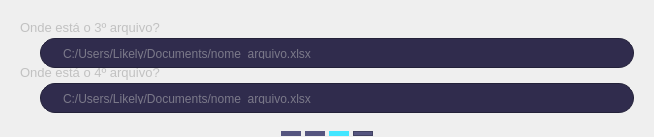
                   <widget class="QWidget" name="page_11">
                    <layout class="QVBoxLayout" name="verticalLayout_20">
                     <property name="spacing">
                      <number>0</number>
                     </property>
                     <property name="leftMargin">
                      <number>0</number>
                     </property>
                     <property name="topMargin">
                      <number>0</number>
                     </property>
                     <property name="rightMargin">
                      <number>0</number>
                     </property>
                     <property name="bottomMargin">
                      <number>0</number>
                     </property>
                     <item>
                      <layout class="QGridLayout" name="gridLayout_34">
                       <property name="leftMargin">
                        <number>20</number>
                       </property>
                       <property name="topMargin">
                        <number>20</number>
                       </property>
                       <property name="rightMargin">
                        <number>20</number>
                       </property>
                       <property name="bottomMargin">
                        <number>20</number>
                       </property>
                       <item row="3" column="1" colspan="2">
                        <widget class="QLineEdit" name="lineEdit_14">
                         <property name="minimumSize">
                          <size>
                           <width>350</width>
                           <height>30</height>
                          </size>
                         </property>
                         <property name="maximumSize">
                          <size>
                           <width>16777215</width>
                           <height>23</height>
                          </size>
                         </property>
                         <property name="toolTip">
                          <string>&lt;html&gt;&lt;head/&gt;&lt;body&gt;&lt;p&gt;&lt;span style=&quot; color:#393939;&quot;&gt;Caminho do arquivo&lt;/span&gt;&lt;/p&gt;&lt;/body&gt;&lt;/html&gt;</string>
                         </property>
                         <property name="statusTip">
                          <string/>
                         </property>
                         <property name="styleSheet">
                          <string notr="true">QLineEdit {
	background-color: rgb(48, 44, 77);
	color: rgb(197, 197, 197);
	border: 1px solid rgb(35, 33, 57);
	border-radius: 15px;
	padding: 20px;
}
QLineEdit:hover {
	background-color: rgb(67, 62, 108);
	border: 1px solid rgb(188, 188, 188);
	color: rgb(197, 197, 197);
}
QLineEdit:focus {
	background-color: rgb(48, 44, 77);
	color: rgb(182, 182, 182);
	border: 1px solid rgb(67, 230, 255);
}
</string>
                         </property>
                         <property name="placeholderText">
                          <string>C:/Users/Likely/Documents/nome_arquivo.xlsx</string>
                         </property>
                        </widget>
                       </item>
                       <item row="1" column="0">
                        <spacer name="horizontalSpacer_36">
                         <property name="orientation">
                          <enum>Qt::Horizontal</enum>
                         </property>
                         <property name="sizeType">
                          <enum>QSizePolicy::Fixed</enum>
                         </property>
                         <property name="sizeHint" stdset="0">
                          <size>
                           <width>20</width>
                           <height>20</height>
                          </size>
                         </property>
                        </spacer>
                       </item>
                       <item row="0" column="0" colspan="3">
                        <widget class="QLabel" name="label_51">
                         <property name="font">
                          <font>
                           <family>Segoe UI</family>
                           <pointsize>10</pointsize>
                          </font>
                         </property>
                         <property name="styleSheet">
                          <string notr="true">color: rgb(193, 193, 193);
background-color: none;</string>
                         </property>
                         <property name="text">
                          <string>&lt;html&gt;&lt;head/&gt;&lt;body&gt;&lt;p&gt;Onde está o 3º arquivo?&lt;/p&gt;&lt;/body&gt;&lt;/html&gt;</string>
                         </property>
                        </widget>
                       </item>
                       <item row="1" column="1" colspan="2">
                        <widget class="QLineEdit" name="lineEdit_15">
                         <property name="minimumSize">
                          <size>
                           <width>350</width>
                           <height>30</height>
                          </size>
                         </property>
                         <property name="maximumSize">
                          <size>
                           <width>16777215</width>
                           <height>23</height>
                          </size>
                         </property>
                         <property name="toolTip">
                          <string>&lt;html&gt;&lt;head/&gt;&lt;body&gt;&lt;p&gt;&lt;span style=&quot; color:#393939;&quot;&gt;Caminho do arquivo&lt;/span&gt;&lt;/p&gt;&lt;/body&gt;&lt;/html&gt;</string>
                         </property>
                         <property name="statusTip">
                          <string/>
                         </property>
                         <property name="styleSheet">
                          <string notr="true">QLineEdit {
	background-color: rgb(48, 44, 77);
	color: rgb(197, 197, 197);
	border: 1px solid rgb(35, 33, 57);
	border-radius: 15px;
	padding: 20px;
}
QLineEdit:hover {
	background-color: rgb(67, 62, 108);
	border: 1px solid rgb(188, 188, 188);
	color: rgb(197, 197, 197);
}
QLineEdit:focus {
	background-color: rgb(48, 44, 77);
	color: rgb(182, 182, 182);
	border: 1px solid rgb(67, 230, 255);
}
</string>
                         </property>
                         <property name="placeholderText">
                          <string>C:/Users/Likely/Documents/nome_arquivo.xlsx</string>
                         </property>
                        </widget>
                       </item>
                       <item row="2" column="0" colspan="3">
                        <widget class="QLabel" name="label_52">
                         <property name="font">
                          <font>
                           <family>Segoe UI</family>
                           <pointsize>10</pointsize>
                          </font>
                         </property>
                         <property name="styleSheet">
                          <string notr="true">color: rgb(193, 193, 193);
background-color: none;</string>
                         </property>
                         <property name="text">
                          <string>&lt;html&gt;&lt;head/&gt;&lt;body&gt;&lt;p&gt;Onde está o 4º arquivo?&lt;/p&gt;&lt;/body&gt;&lt;/html&gt;</string>
                         </property>
                        </widget>
                       </item>
                      </layout>
                     </item>
                     <item>
                      <widget class="QFrame" name="frame_64">
                       <property name="minimumSize">
                        <size>
                         <width>0</width>
                         <height>0</height>
                        </size>
                       </property>
                       <property name="maximumSize">
                        <size>
                         <width>16777215</width>
                         <height>7</height>
                        </size>
                       </property>
                       <property name="layoutDirection">
                        <enum>Qt::LeftToRight</enum>
                       </property>
                       <property name="styleSheet">
                        <string notr="true">background-color: none;</string>
                       </property>
                       <property name="frameShape">
                        <enum>QFrame::NoFrame</enum>
                       </property>
                       <property name="frameShadow">
                        <enum>QFrame::Raised</enum>
                       </property>
                       <layout class="QHBoxLayout" name="horizontalLayout_14">
                        <property name="spacing">
                         <number>0</number>
                        </property>
                        <property name="leftMargin">
                         <number>0</number>
                        </property>
                        <property name="topMargin">
                         <number>0</number>
                        </property>
                        <property name="rightMargin">
                         <number>0</number>
                        </property>
                        <property name="bottomMargin">
                         <number>0</number>
                        </property>
                        <item>
                         <spacer name="horizontalSpacer_37">
                          <property name="orientation">
                           <enum>Qt::Horizontal</enum>
                          </property>
                          <property name="sizeHint" stdset="0">
                           <size>
                            <width>281</width>
                            <height>9</height>
                           </size>
                          </property>
                         </spacer>
                        </item>
                        <item>
                         <layout class="QGridLayout" name="gridLayout_35">
                          <property name="horizontalSpacing">
                           <number>4</number>
                          </property>
                          <item row="0" column="0">
                           <widget class="QFrame" name="frame_65">
                            <property name="minimumSize">
                             <size>
                              <width>20</width>
                              <height>5</height>
                             </size>
                            </property>
                            <property name="maximumSize">
                             <size>
                              <width>20</width>
                              <height>5</height>
                             </size>
                            </property>
                            <property name="styleSheet">
                             <string notr="true">background-color: rgb(85, 85, 127);
border-radius: 5px;</string>
                            </property>
                            <property name="frameShape">
                             <enum>QFrame::StyledPanel</enum>
                            </property>
                            <property name="frameShadow">
                             <enum>QFrame::Raised</enum>
                            </property>
                           </widget>
                          </item>
                          <item row="0" column="1">
                           <widget class="QFrame" name="frame_66">
                            <property name="minimumSize">
                             <size>
                              <width>20</width>
                              <height>5</height>
                             </size>
                            </property>
                            <property name="maximumSize">
                             <size>
                              <width>20</width>
                              <height>5</height>
                             </size>
                            </property>
                            <property name="styleSheet">
                             <string notr="true">background-color: rgb(85, 85, 127);
border-radius: 5px;</string>
                            </property>
                            <property name="frameShape">
                             <enum>QFrame::StyledPanel</enum>
                            </property>
                            <property name="frameShadow">
                             <enum>QFrame::Raised</enum>
                            </property>
                           </widget>
                          </item>
                          <item row="0" column="2">
                           <widget class="QFrame" name="frame_67">
                            <property name="minimumSize">
                             <size>
                              <width>20</width>
                              <height>5</height>
                             </size>
                            </property>
                            <property name="maximumSize">
                             <size>
                              <width>20</width>
                              <height>5</height>
                             </size>
                            </property>
                            <property name="styleSheet">
                             <string notr="true">background-color: rgb(67, 230, 255);
border-radius: 5px;</string>
                            </property>
                            <property name="frameShape">
                             <enum>QFrame::StyledPanel</enum>
                            </property>
                            <property name="frameShadow">
                             <enum>QFrame::Raised</enum>
                            </property>
                           </widget>
                          </item>
                          <item row="0" column="3">
                           <widget class="QFrame" name="frame_68">
                            <property name="minimumSize">
                             <size>
                              <width>20</width>
                              <height>5</height>
                             </size>
                            </property>
                            <property name="maximumSize">
                             <size>
                              <width>20</width>
                              <height>5</height>
                             </size>
                            </property>
                            <property name="styleSheet">
                             <string notr="true">background-color: rgb(85, 85, 127);
</string>
                            </property>
                            <property name="frameShape">
                             <enum>QFrame::StyledPanel</enum>
                            </property>
                            <property name="frameShadow">
                             <enum>QFrame::Raised</enum>
                            </property>
                           </widget>
                          </item>
                         </layout>
                        </item>
                        <item>
                         <spacer name="horizontalSpacer_38">
                          <property name="orientation">
                           <enum>Qt::Horizontal</enum>
                          </property>
                          <property name="sizeHint" stdset="0">
                           <size>
                            <width>281</width>
                            <height>9</height>
                           </size>
                          </property>
                         </spacer>
                        </item>
                       </layout>
                      </widget>
                     </item>
                    </layout>
                   </widget>
